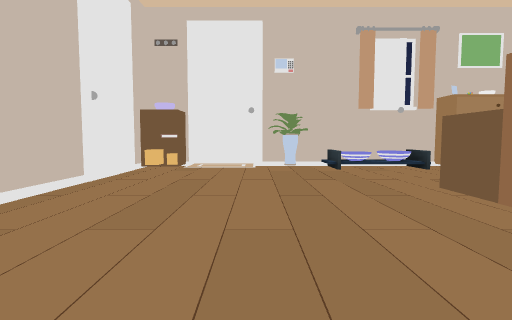
View 1 (above)

13 first-person views from a walk through a 3-D level made in the Unity game engine. The camera is 1.3 m above the floor, tilts 4° down and sees 80° across. The floor is counted in squares, 1.98 m on a side. Each view is taken from the middle of a square. On the plan, view 1 faces up. The plan holds only what a view shows up to about 10 squares ahead; the rest is blank. The place goes on beyond the plan. The player is left out. Some surface patterns are stand-ins.

View 2
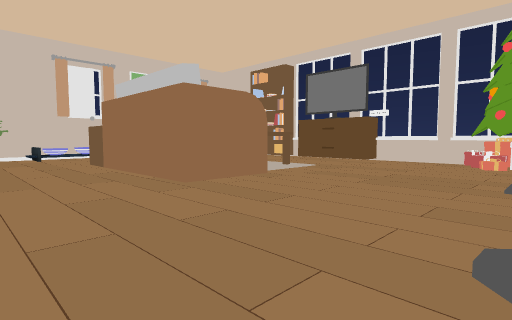

View 3
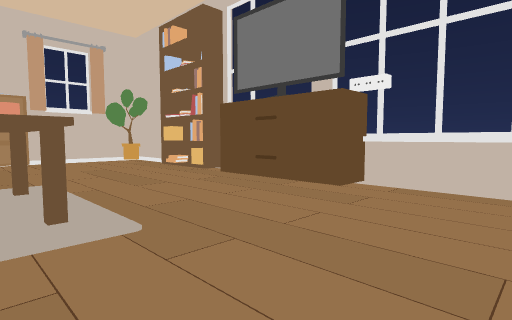

View 4
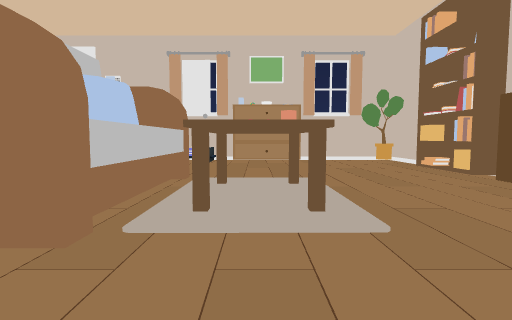

View 5
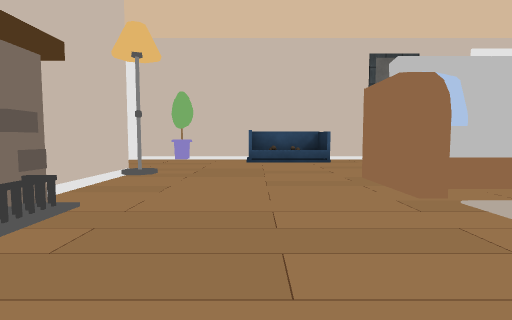

View 6
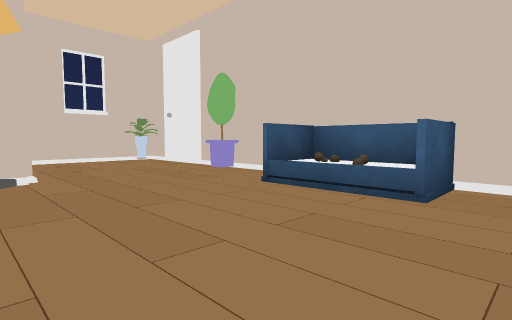

View 7
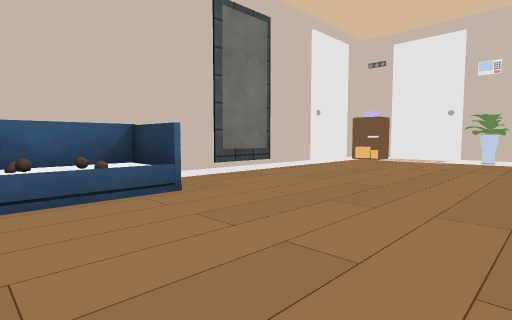

View 8
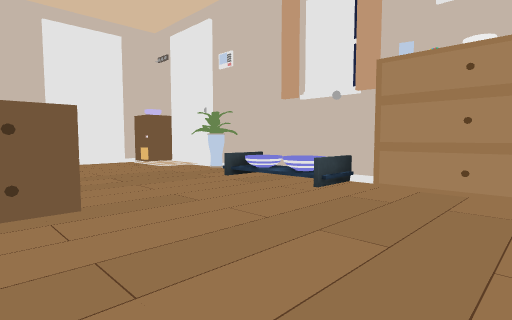

View 9
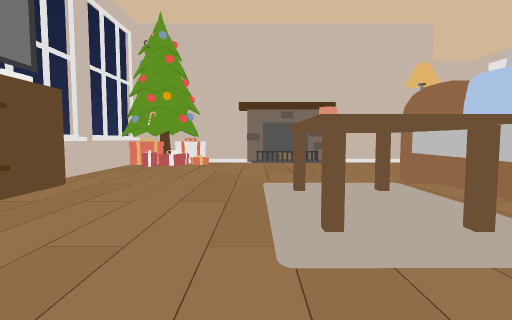

View 10
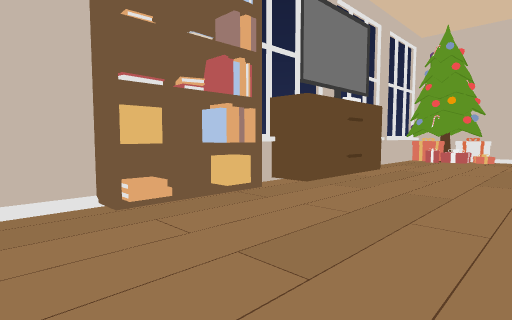

View 11
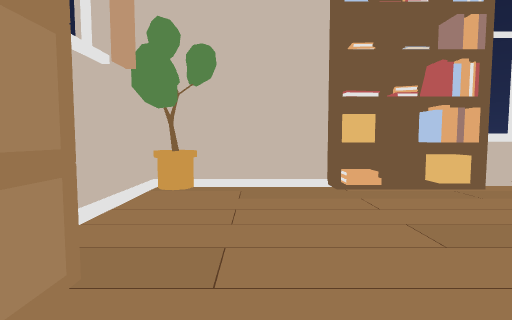

View 12
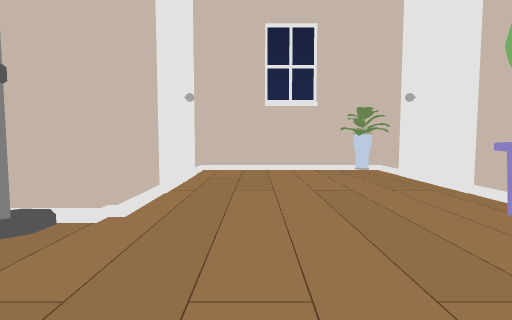

View 13
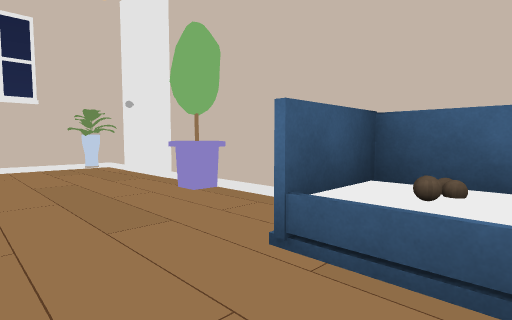

### Floor plan
Key: @ floor where view 1 was taken; # wall or solid block; . main floor; : floor 0.25 m higher than the main floor; / step, stairs or slope; O other object.
Columns run from 3 left of view 1 to 10 right of it. Each row starts with its distance up from view 1.
  8 ##O###O######
  7 #O//O#O.OO..O#
  6 O.//......../#
  5 #...........O
  4 #...........O
  3  .....#......
  2 #.....OOO/..#
  1  .....OOO/..#
  0 ##.@..OO:/..#
 -1 #O..........#
 -2 #O..........#
 -3 #..........OO
 -4 #O...O.O/O.O#
 -5 #....      ##
 -6 #....
 -7  ...O
 -8 #O..#
 -9 #####

Positions as (right, up) in squares from view 1, and headings:
1: (0, 0), facing up
2: (0, -4), facing up-right
3: (5, -2), facing up-right
4: (5, -2), facing up
5: (7, -2), facing left
6: (2, 1), facing down-left
7: (2, -2), facing up-left
8: (6, 3), facing up-left
9: (6, 4), facing down
10: (6, 6), facing down-right
11: (5, 6), facing right
12: (0, -2), facing down
13: (0, -1), facing down-left
